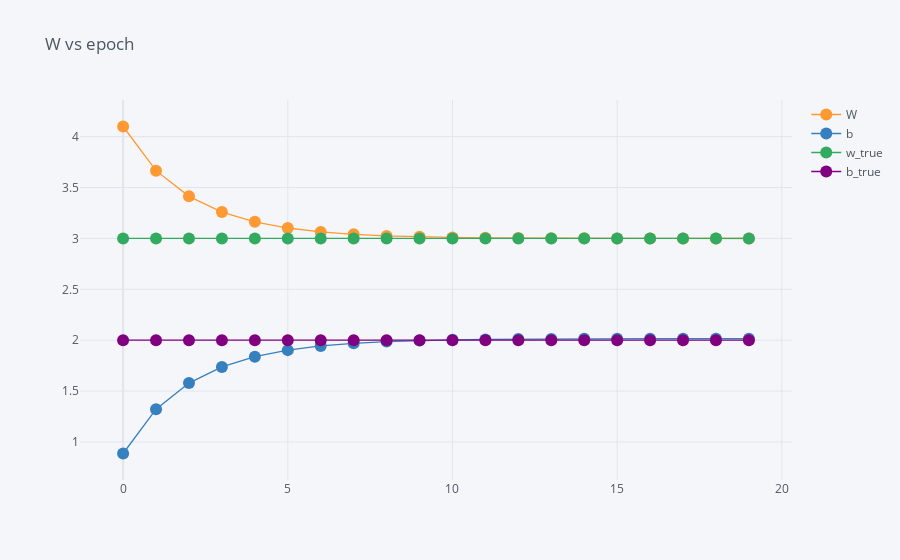

Here is the notebook cell this chart was saved with:
### Code cell
data.iplot(kind="scatter" , x="epoch", y=["W" , "b" , "w_true" , "b_true"], mode="lines+markers", title="W vs epoch")

### Figure 1 — Plotly figure (JSON) as saved in the notebook; plotly's stock layout.template omitted (floating-point values rounded to 4 significant figures)
{"data": [{"line": {"color": "rgba(255, 153, 51, 1.0)", "dash": "solid", "shape": "linear", "width": 1.3}, "marker": {"size": 12, "symbol": "circle"}, "mode": "lines+markers", "name": "W", "text": "", "type": "scatter", "x": [0, 1, 2, 3, 4, 5, 6, 7, 8, 9, 10, 11, 12, 13, 14, 15, 16, 17, 18, 19], "y": [4.1, 3.666, 3.414, 3.259, 3.163, 3.102, 3.064, 3.04, 3.025, 3.016, 3.01, 3.006, 3.003, 3.002, 3.001, 3.0, 3.0, 3.0, 3.0, 2.999]}, {"line": {"color": "rgba(55, 128, 191, 1.0)", "dash": "solid", "shape": "linear", "width": 1.3}, "marker": {"size": 12, "symbol": "circle"}, "mode": "lines+markers", "name": "b", "text": "", "type": "scatter", "x": [0, 1, 2, 3, 4, 5, 6, 7, 8, 9, 10, 11, 12, 13, 14, 15, 16, 17, 18, 19], "y": [0.8865, 1.322, 1.578, 1.738, 1.838, 1.902, 1.943, 1.969, 1.986, 1.997, 2.004, 2.008, 2.011, 2.012, 2.014, 2.014, 2.015, 2.015, 2.015, 2.015]}, {"line": {"color": "rgba(50, 171, 96, 1.0)", "dash": "solid", "shape": "linear", "width": 1.3}, "marker": {"size": 12, "symbol": "circle"}, "mode": "lines+markers", "name": "w_true", "text": "", "type": "scatter", "x": [0, 1, 2, 3, 4, 5, 6, 7, 8, 9, 10, 11, 12, 13, 14, 15, 16, 17, 18, 19], "y": [3, 3, 3, 3, 3, 3, 3, 3, 3, 3, 3, 3, 3, 3, 3, 3, 3, 3, 3, 3]}, {"line": {"color": "rgba(128, 0, 128, 1.0)", "dash": "solid", "shape": "linear", "width": 1.3}, "marker": {"size": 12, "symbol": "circle"}, "mode": "lines+markers", "name": "b_true", "text": "", "type": "scatter", "x": [0, 1, 2, 3, 4, 5, 6, 7, 8, 9, 10, 11, 12, 13, 14, 15, 16, 17, 18, 19], "y": [2, 2, 2, 2, 2, 2, 2, 2, 2, 2, 2, 2, 2, 2, 2, 2, 2, 2, 2, 2]}], "layout": {"legend": {"bgcolor": "#F5F6F9", "font": {"color": "#4D5663"}}, "paper_bgcolor": "#F5F6F9", "plot_bgcolor": "#F5F6F9", "title": {"font": {"color": "#4D5663"}, "text": "W vs epoch"}, "xaxis": {"gridcolor": "#E1E5ED", "showgrid": true, "tickfont": {"color": "#4D5663"}, "title": {"font": {"color": "#4D5663"}, "text": ""}, "zerolinecolor": "#E1E5ED"}, "yaxis": {"gridcolor": "#E1E5ED", "showgrid": true, "tickfont": {"color": "#4D5663"}, "title": {"font": {"color": "#4D5663"}, "text": ""}, "zerolinecolor": "#E1E5ED"}}}
